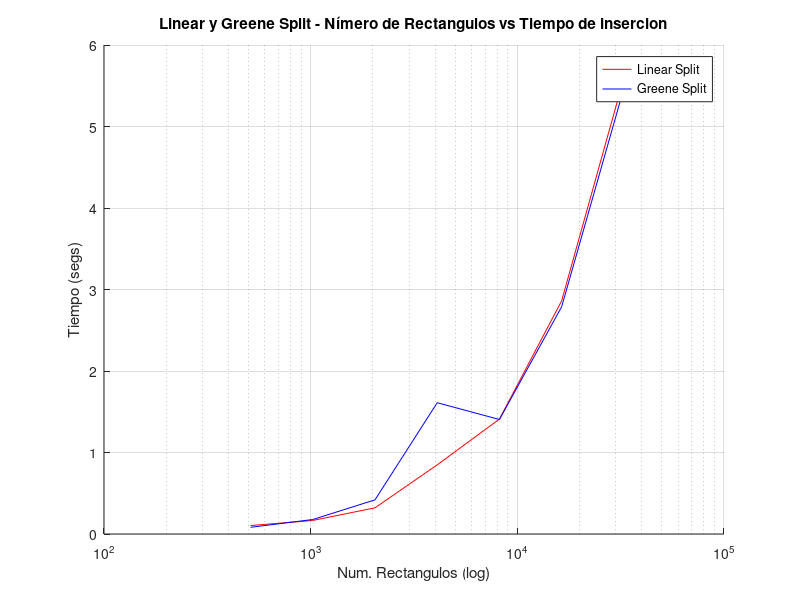
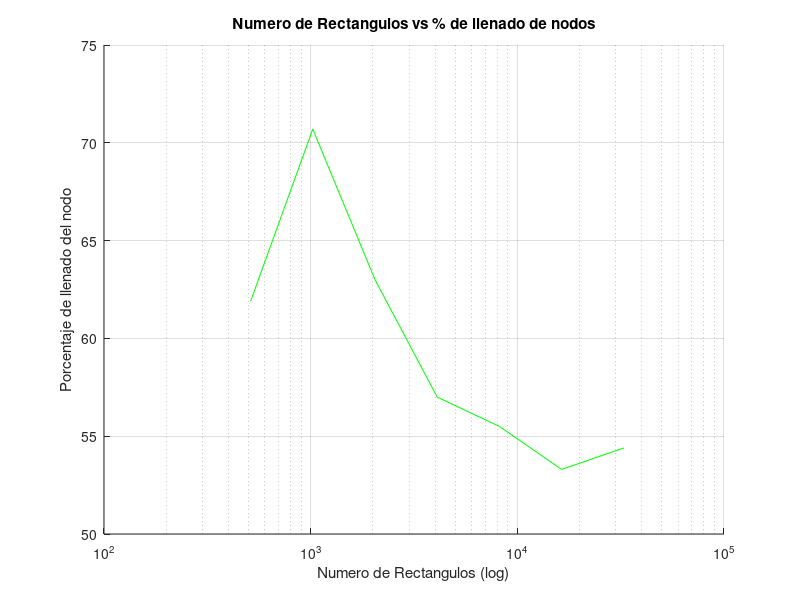
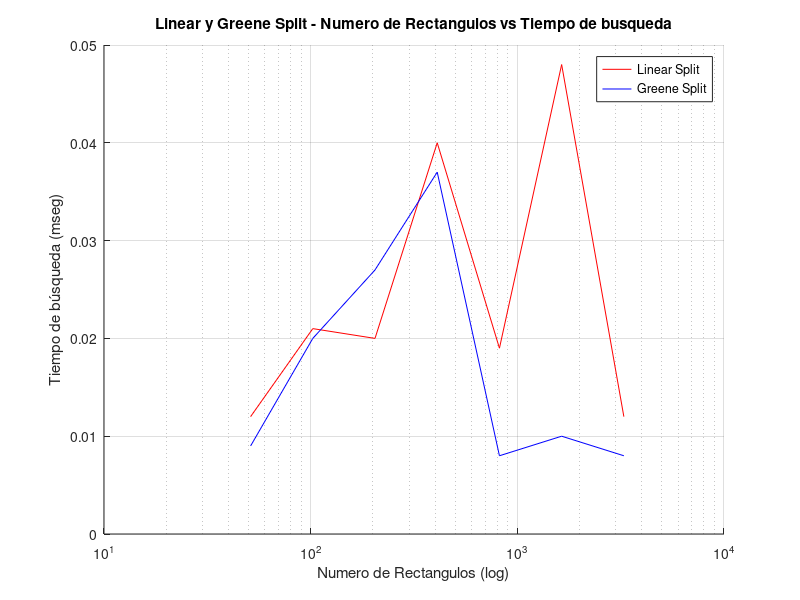

MATLAB code for these plots, in order:
# Inicializador

start = 9;
finish = 15;
for i = start : finish
  rectangles(i - start + 1) = 2^i;
end

# --- START DATA --- #

# Tiempos Inserción Linear Split

lst(1) = 0.103387;
lst(2) = 0.166307;
lst(3) = 0.321261;
lst(4) = 0.848601;
lst(5) = 1.410179;
lst(6) = 2.861004;
lst(7) = 5.593964;

# Tiempos Inserción Greene Split

gst(1) = 0.082136;
gst(2) = 0.177814;
gst(3) = 0.419102;
gst(4) = 1.610996;
gst(5) = 1.404789;
gst(6) = 2.787653;
gst(7) = 5.467977;

# Porcentajes de llenado

percent_fill(1) = 61.9;
percent_fill(2) = 70.7;
percent_fill(3) = 63.0;
percent_fill(4) = 57.0;
percent_fill(5) = 55.5;
percent_fill(6) = 53.3;
percent_fill(7) = 54.4;

# Tiempos Búsqueda Linear Split (mseg)

linear_search_time(1) = 0.012;
linear_search_time(2) = 0.021;
linear_search_time(3) = 0.020;
linear_search_time(4) = 0.040;
linear_search_time(5) = 0.019;
linear_search_time(6) = 0.048;
linear_search_time(7) = 0.012;

# Tiempos Búsqueda Greene Split (mseg)

greene_search_time(1) = 0.009;
greene_search_time(2) = 0.020;
greene_search_time(3) = 0.027;
greene_search_time(4) = 0.037;
greene_search_time(5) = 0.008;
greene_search_time(6) = 0.010;
greene_search_time(7) = 0.008;

# --- END DATA --- #

# Plot para Inserción

figure(1);
hold on;
semilogx(rectangles, lst, "r");
semilogx(rectangles, gst, "b");
legend("Linear Split", "Greene Split");
grid on;
xlabel ("Num. Rectangulos (log)");
ylabel ("Tiempo (segs)");
title ("Linear y Greene Split - Nímero de Rectangulos vs Tiempo de insercion");
hold off;

# Plot para espacio y % de llenado

figure(2);
hold on;
semilogx(rectangles, percent_fill, "g");
grid on;
xlabel ("Numero de Rectangulos (log)");
ylabel ("Porcentaje de llenado del nodo");
title ("Numero de Rectangulos vs % de llenado de nodos");
hold off;

# Plot para búsqueda

figure(3);
hold on;
semilogx(rectangles/10, linear_search_time, "r");
semilogx(rectangles/10, greene_search_time, "b");
legend("Linear Split", "Greene Split");
grid on;
xlabel ("Numero de Rectangulos (log)");
ylabel ("Tiempo de búsqueda (mseg)");
title ("Linear y Greene Split - Numero de Rectangulos vs Tiempo de busqueda");
hold off;
